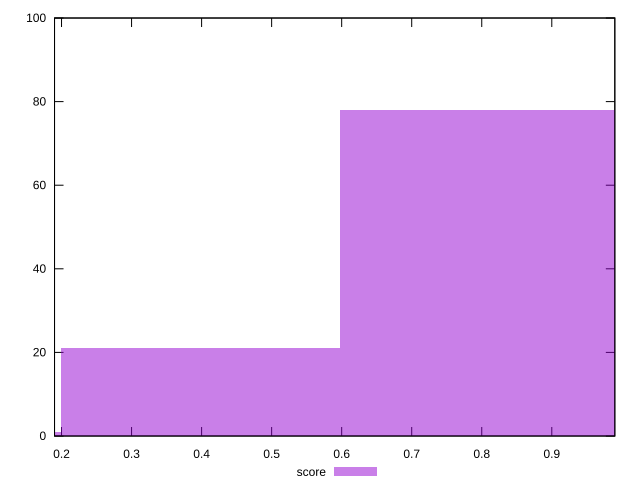

Recreate this plot in gnuplot.
reset

$score <<EOF
0.7968219351884217 78
0.39841096759421085 21
0 1
EOF

set key outside below
set boxwidth 0.39841096759421085
set xrange [0.19:0.99]
set yrange [0:100]
set trange [0:100]
set style fill transparent solid 0.5 noborder
set terminal svg size 640, 490 enhanced background rgb 'white'
set output "report_00014_2021-02-09T15:56:05.503Z/mainthread-work-breakdown/samples/pages+cached+noadtech+nomedia/score/histogram.svg"

plot $score title "score" with boxes

reset
